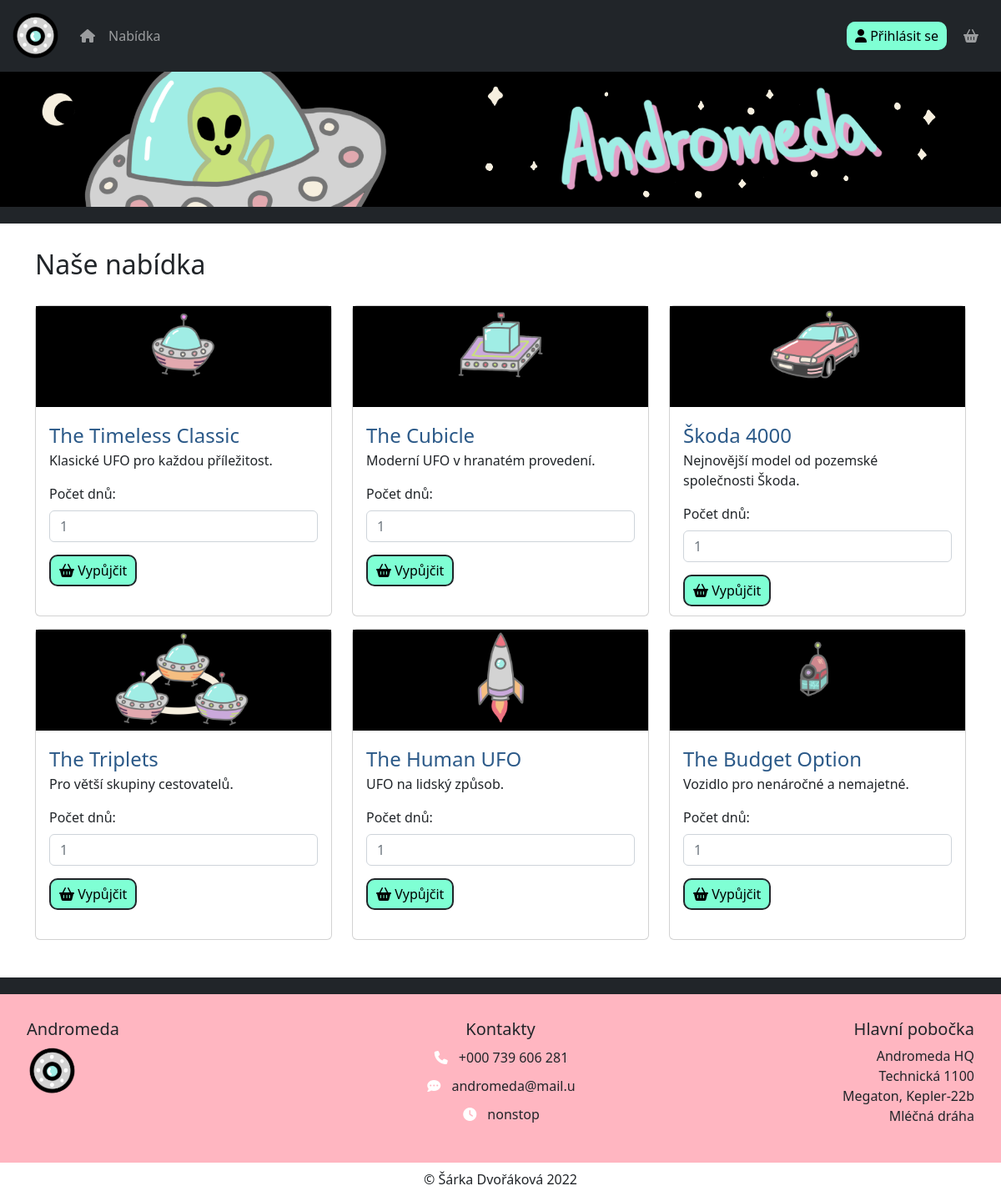
The page /index.php?page=products on the database its author committed.
### tables this page shows
CREATE TABLE IF NOT EXISTS MODEL (
    c_modelu_pk INT NOT NULL AUTO_INCREMENT,
    nazev VARCHAR(40) NOT NULL,
    cena_den DOUBLE NOT NULL,
    pocet_osob INT NOT NULL,
    vydrz_baterie DOUBLE NOT NULL,
    rychlost_ly DOUBLE NOT NULL,
    popis_kratky VARCHAR(100) NOT NULL,
    popis_dlouhy TEXT,
    obrazek_url VARCHAR(100),
    PRIMARY KEY(c_modelu_pk)
);

### app/models/DatabaseConnection.class.php (called while the page is built, shortened)
<?php
class DatabaseConnection
{
  private PDO $conn;
  private Session $session;
  private HireUFO $hireUFO;
  public function __construct () {
    $this->conn = new PDO("mysql:host=".DATABASE_SERVER.";dbname=".DATABASE_NAME, DATABASE_USER, DATABASE_PASSWORD);
    $this->conn->exec("set names utf8");
    require_once CONTROLLERS_PATH."Session.class.php";
    $this->session = new Session();
    require_once CONTROLLERS_PATH."HireUFO.class.php";
    $this->hireUFO = new HireUFO();
  }
  public function query(string $query):array {
    $result = $this->conn->query($query);
    if($result != null) {
      return $result->fetchAll();
    }
    else {
      $error = $this->conn->errorInfo();
      echo $error[2];
      return [];
    }
  }
  public function isUserLoggedIn():bool {
    return $this->session->isSessionSet(self::KEY_USER);
  }
  public function getAllUFOModels():array {
    $query = "SELECT * FROM ".TABLE_MODEL;
    return $this->query($query);
  }
  public function getNumberOfUFOsAvailableByModelNumber(int $modelNumber):int {
    $query = "SELECT * FROM ".TABLE_UFO." WHERE c_modelu_fk=?";
    $allUFOs = $this->conn->prepare($query);
    if(!$allUFOs->execute(array($modelNumber))) {
      return 0;
    }
    $count = 0;
    foreach($allUFOs as $UFO) {
      if($this->isUFOFree($UFO["c_ufo_pk"])) {
        $count++;
      }
    }
    $UFOsInCart = $this->hireUFO->getAllSavedUFOs();
    return $count;
  }
  public function isUFOFree(int $UFONumber):bool {
    $query = "SELECT * FROM ".TABLE_HIRE." WHERE c_ufo_fk=?";
    $result = $this->conn->prepare($query);
    if(!$result->execute(array($UFONumber))) {
      return false;
    }
    else {
      $result = $result->fetchAll();
      if(count($result) == 0) {
        return true;
      }
      else {
        foreach ($result as $hire) {
          $dateNow = date("Y-m-d");
          if ($hire["d_vypujceni"] > $dateNow) {
            return true;
          } else if ($hire["d_vraceni"] < $dateNow) {
            return true;
          }
        }
      }
    }
    return false;
  }
}

### app/controllers/ProductsController.class.php (called while the page is built, shortened)
<?php
class ProductsController implements IController
{
  private DatabaseConnection $dbconnection;
  public function __construct() {
    require_once MODELS_PATH."DatabaseConnection.class.php";
    $this->dbconnection = new DatabaseConnection();
    require_once CONTROLLERS_PATH."HireUFO.class.php";
  }
  public function show(string $title): string
  {
    global $templateData;
    $templateData["title"] = $title;
    $templateData["user_logged"] = $this->dbconnection->isUserLoggedIn();
    $templateData["user_role"] = 4;
    $modelsInfo = array();
    $allModels = $this->dbconnection->getAllUFOModels();
    $i = 0;
    foreach($allModels as $model) {
      $modelsInfo[$i] = array(
        "img" => $model["obrazek_url"],
        "name" => $model["nazev"],
        "description" => $model["popis_kratky"],
        "model_number" => $model["c_modelu_pk"],
        "available" => $this->dbconnection->getNumberOfUFOsAvailableByModelNumber($model["c_modelu_pk"]),
      );
      $i++;
    }
    $templateData["models"] = $modelsInfo;
    require_once VIEWS_PATH."ProductsTemplate.tpl.php";
    return ob_get_clean();
  }
}

### app/controllers/Session.class.php (called while the page is built, shortened)
<?php
class Session
{
  public function isSessionSet(string $key):bool {
    return isset($_SESSION[$key]);
  }
}

### index.php (called while the page is built, shortened)
<?php
  require_once "app/AppStart.class.php";
  $appStart = new AppStart();
  $appStart->start();

### app/controllers/HireUFO.class.php (called while the page is built, shortened)
<?php
class HireUFO
{
  public function __construct() {
    require_once "Cookies.class.php";
    $this->cookie = new Cookies();
  }
  public function getSavedCount():int {
    $i = 0;
    return $i;
  }
  public function getAllSavedUFOs():array {
    if($this->getSavedCount() == 0) {
      return [];
    }
    $data = [$this->getSavedCount()];
    return $data;
  }
}

### app/controllers/Cookies.class.php (called while the page is built, shortened)
<?php
class Cookies
{
  public function isCookieSet($key):bool {
    return isset($_COOKIE[$key]);
  }
}

### app/views/ProductsTemplate.tpl.php (the view, shortened to what this page needs)
<?php
require_once VIEWS_PATH."TemplateBasics.class.php";
global $templateData;
$templateBasics = new TemplateBasics();
$templateBasics->getHeader($templateData["title"]);
$templateBasics->getMenu($templateData["user_logged"], $templateData["user_role"]);
$templateBasics->getLoginSidebar();
?>
  <div class="row" id="products-main-content">
    <h2 class="products-main-heading">
      Naše nabídka
    </h2>
    <?php
    $models = $templateData["models"];
    foreach($models as $model) {
      $img = $model["img"];
      $name = $model["name"];
      $description = $model["description"];
      $modelNumber = $model["model_number"];
      $input_id = "days".$modelNumber;
      $available = $model["available"];
      ?>
      <div class='col-lg-4 col-md-6 products-main-item'>
        <div class='card'>
          <div class='zoom' onmousemove='zoom(event)' style='background-image: url(<?php echo $img;?>)'>
            <img class='card-img-top' src='<?php echo $img;?>' alt='<?php echo $name;?>'>
          </div>
          <div class='card-body products-main-card'>
            <form action='index.php?' method='get'>
              <button type='submit' name='page' value='model' class='products-main-name-btn'>
                <?php echo $name;?>
              </button>
            </form>
            <p class='card-text'><?php echo $description;?></p>
            <?php
            if($available > 0) {
              ?>
              <form method='post'>
                <label for='<?php echo $input_id;?>' class='form-label'>Počet dnů:</label>
                <input type='number' class='form-control' id='<?php echo $input_id;?>' placeholder='1' min='1' max='14' name='days' required>
                <button type='submit' class='products-main-btn-product' name='hire' value='<?php echo $modelNumber;?>'>
                  <i class='fas fa-shopping-basket'></i>
                  Vypůjčit
                </button>
              </form>
              <?php
            }
            else {
              ?>
              <p class="products-main-info">Vyprodáno.</p>
              <?php
            }
            ?>
          </div>
        </div>
      </div>
      <?php
    }
    ?>
  </div>
<?php
$templateBasics->getFooter();

### app/AppStart.class.php (shortened to what this page needs)
<?php
class AppStart
{
  public function start() {
    if(isset($_GET["page"])) {
      if(array_key_exists($_GET["page"], PAGES)) {
        $pageName = $_GET["page"];
      }
      else {
        $pageName = DEFAULT_PAGE_KEY;
      }
    }
    else {
      $pageName = DEFAULT_PAGE_KEY;
    }
    $pageControllerInfo = PAGES[$pageName];
    $controller = new $pageControllerInfo["controller_class_name"];
    echo $controller->show($pageControllerInfo["title"]);
  }
}

### app/views/TemplateBasics.class.php (shortened to what this page needs)
<?php
class TemplateBasics
{
  public function getHeader(string $title) {
    ?>
      <!doctype html>
      <html lang="cs">
      <head>
        <link rel="stylesheet" href="css/main.css">
        <link href="https://cdn.jsdelivr.net/npm/bootstrap@5.2.2/dist/css/bootstrap.min.css" rel="stylesheet">
      </head>
      <body>
      <div class="container-fluid" id="body-container">
        <div class="row">
          <img src="img/banner.png" class="img-fluid" id="header-img" alt="Úvodní obrázek">
        </div>
    <?php
  }
  public function getMenu(bool $userLogged, int $userRoleNumber) {
    ?>
    <div class="row">
      <nav class="navbar navbar-expand-md navbar-dark bg-dark fixed-top">
        <div class="container-fluid">
          <div class="navbar-brand">
            <img src="img/logo.png" alt="Logo Andromeda">
          </div>
          <div class="collapse navbar-collapse" id="mynavbar">
            <ul class="navbar-nav me-auto">
              <li class="nav-item">
                <a class="nav-link" href="index.php?page=introduction">
                  <i class="fas fa-home"></i>
                </a>
              </li>
              <li class="nav-item">
                <a class="nav-link" href="index.php?page=products">Nabídka</a>
              </li>
            </ul>
            <div class="btn-group">
              <?php
              if(!$userLogged) {
                ?>
                <button type="button" id="btn-account" data-bs-toggle="offcanvas" data-bs-target="#demo-sidebar">
                  <i class="fas fa-user"></i>
                  Přihlásit se
                </button>
                <button type="button" id="btn-cart" onclick="location.href='index.php?page=cart'">
                  <i class="fas fa-shopping-basket"></i>
                </button>
                <?php
              }
              ?>
            </div>
          </div>
        </div>
      </nav>
    </div>
    <?php
  }
    ?>
      <?php
    public function getFooter() {
      ?>
        <div class="row" id="footer">
          <div class="col-12 col-md-4" id="home-footer-left">
            <h5>Andromeda</h5>
            <img src="img/logo.png" alt="Logo Andromeda">
          </div>
          <div class="col-6 col-md-4" id="home-footer-center">
            <h5>Kontakty</h5>
            <ul id="home-footer-list">
              <li class="home-footer-list-item">
                <i class="fas fa-phone home-footer-list-icon"></i>
                <span class="home-footer-list-text">+000 739 606 281</span>
              </li>
              <li class="home-footer-list-item">
                <i class="fas fa-comment-dots home-footer-list-icon"></i>
                <span class="home-footer-list-text">andromeda@mail.u</span>
              </li>
              <li class="home-footer-list-item">
                <i class="fas fa-clock home-footer-list-icon"></i>
                <span class="home-footer-list-text">nonstop</span>
              </li>
            </ul>
          </div>
          <div class="col-6 col-md-4" id="home-footer-right">
            <h5>Hlavní pobočka</h5>
            <span>Andromeda HQ</span><br>
            <span>Technická 1100</span><br>
            <span>Megaton, Kepler-22b</span><br>
            <span>Mléčná dráha</span>
          </div>
        </div>
        <div class="row" id="copyright">
          <span>© Šárka Dvořáková 2022</span>
        </div>
        </div>
        </body>
        </html>
    <?php
  }
}

### css/main.css (style rules this page uses)
#body-container { background-color: black; }
body { padding-top: 85px; }
#header-img { border-bottom: rgb(33, 37, 41) solid 20px; }
#btn-account { background-color: aquamarine; border: none; padding: 5px 10px 5px 10px; border-radius: 10px; margin: 5px; }
#btn-cart { background-color: transparent; border: none; color: rgb(155, 157, 159); padding: 5px 10px 5px 10px; border-radius: 10px; margin: 5px; }
#footer { background-color: lightpink; padding: 20px; border-top: rgb(33, 37, 41) solid 20px; }
#home-footer-left { text-align: left; margin: 10px 0 10px 0; }
#home-footer-center { text-align: center; margin: 10px 0 10px 0; }
#home-footer-right { text-align: right; margin: 10px 0 10px 0; }
#home-footer-list { list-style: none; margin-left: -30px; }
.home-footer-list-item { margin: 10px 0 10px 0; }
.home-footer-list-text { margin-left: 15px; }
.home-footer-list-icon { color: white; width: 10px; }
#copyright { background-color: white; padding: 8px; text-align: center; }
.zoom { overflow: hidden; }
.zoom img { transition: opacity .5s; display: block; width: 100%; }
#products-main-content { background-color: white; padding: 30px; }
.products-main-heading { margin: 15px 0 30px 0; }
.products-main-item { margin: 0 0 15px 0; }
.products-main-name-btn { color: rgb(43, 89, 136); background: transparent; padding: 0; border: none; text-decoration: none; font-size: x-large; }
.products-main-btn-product { margin: 15px 0 0 0; background-color: aquamarine; border: rgb(33, 37, 41) solid 2px; padding: 5px 10px 5px 10px; border-radius: 10px; }
.products-main-card { height: 250px; }

### rows shown on the page
model: obrazek_url (picture), nazev "The Timeless Classic", popis_kratky "Klasické UFO pro každou příležitost.", $modelNumber 1 (drawn)
model: obrazek_url (picture), nazev "The Cubicle", popis_kratky "Moderní UFO v hranatém provedení.", $modelNumber 2 (drawn)
model: obrazek_url (picture), nazev "Škoda 4000", popis_kratky "Nejnovější model od pozemské společnosti Škoda.", $modelNumber 3 (drawn)
model: obrazek_url (picture), nazev "The Triplets", popis_kratky "Pro větší skupiny cestovatelů.", $modelNumber 4 (drawn)
model: obrazek_url (picture), nazev "The Human UFO", popis_kratky "UFO na lidský způsob.", $modelNumber 5 (drawn)
model: obrazek_url (picture), nazev "The Budget Option", popis_kratky "Vozidlo pro nenáročné a nemajetné.", $modelNumber 6 (drawn)
